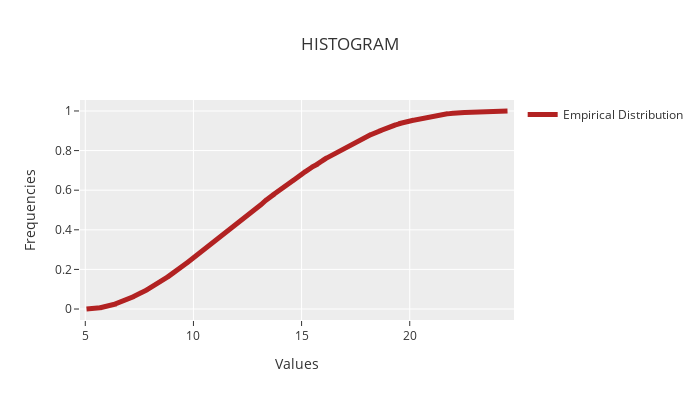

The notebook cell saved with this chart:
### Code cell
# fig = px.ecdf(x=data)
# fig.data[0].name = "ECDF"
fig = go.Figure()
fig.add_trace(go.Scatter(x=new_x, y=new_y, mode="lines", name="Empirical Distribution", line=dict(color="firebrick", width=5), showlegend=True))
# fig.add_trace(go.Scatter(x=data, y=data, mode="lines", name="xxx", line=dict(color="firebrick")))
fig.update_layout(
    height=400,
    width=700,
    title="HISTOGRAM",
    xaxis_title="Values",
    yaxis_title="Frequencies",
    # legend_title="LEGEND",
    template="ggplot2",
    xaxis_range=[min(data) - 0.3, max(data) + 0.3],
)
fig.show()

### Figure 1 — Plotly figure (JSON) as saved in the notebook; plotly's stock layout.template omitted (floating-point values rounded to 4 significant figures; data arrays with more than 128 entries replaced by an {"elided": "..."} marker saying what was removed)
{"data": [{"line": {"color": "firebrick", "width": 5}, "mode": "lines", "name": "Empirical Distribution", "showlegend": true, "type": "scatter", "x": {"elided": "19998 float values"}, "y": {"elided": "19999 float values"}}], "layout": {"height": 400, "title": {"text": "HISTOGRAM"}, "width": 700, "xaxis": {"range": [4.755, 24.82], "title": {"text": "Values"}}, "yaxis": {"title": {"text": "Frequencies"}}}}
